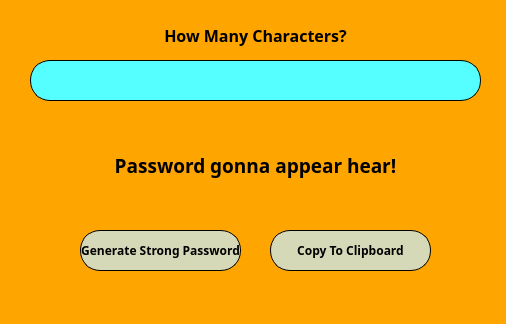
<?xml version="1.0" encoding="UTF-8"?>
<ui version="4.0">
 <class>MainWindow</class>
 <widget class="QMainWindow" name="MainWindow">
  <property name="geometry">
   <rect>
    <x>0</x>
    <y>0</y>
    <width>506</width>
    <height>324</height>
   </rect>
  </property>
  <property name="windowTitle">
   <string>MainWindow</string>
  </property>
  <property name="styleSheet">
   <string notr="true">background-color: orange</string>
  </property>
  <property name="tabShape">
   <enum>QTabWidget::Rounded</enum>
  </property>
  <widget class="QWidget" name="centralwidget">
   <widget class="QLineEdit" name="lineEdit">
    <property name="geometry">
     <rect>
      <x>30</x>
      <y>60</y>
      <width>451</width>
      <height>41</height>
     </rect>
    </property>
    <property name="font">
     <font>
      <pointsize>16</pointsize>
     </font>
    </property>
    <property name="contextMenuPolicy">
     <enum>Qt::PreventContextMenu</enum>
    </property>
    <property name="styleSheet">
     <string notr="true">QLineEdit {
	background: rgb(85, 255, 255);
	border: 0.5px solid rgb(0, 0, 0);
	border-radius: 20px
}

QLineEdit:focus {
	border: 1.5px solid rgb(255, 170, 0)
}</string>
    </property>
    <property name="frame">
     <bool>false</bool>
    </property>
    <property name="alignment">
     <set>Qt::AlignCenter</set>
    </property>
   </widget>
   <widget class="QLabel" name="passwordlabel">
    <property name="geometry">
     <rect>
      <x>30</x>
      <y>130</y>
      <width>451</width>
      <height>71</height>
     </rect>
    </property>
    <property name="font">
     <font>
      <family>Segoe UI Variable Text Semibold</family>
      <pointsize>14</pointsize>
      <weight>75</weight>
      <bold>true</bold>
     </font>
    </property>
    <property name="text">
     <string>Password gonna appear hear!</string>
    </property>
    <property name="alignment">
     <set>Qt::AlignCenter</set>
    </property>
   </widget>
   <widget class="QPushButton" name="generate_pushButton">
    <property name="geometry">
     <rect>
      <x>80</x>
      <y>230</y>
      <width>161</width>
      <height>41</height>
     </rect>
    </property>
    <property name="font">
     <font>
      <family>Segoe UI Variable Text Semibold</family>
      <pointsize>9</pointsize>
      <weight>75</weight>
      <bold>true</bold>
     </font>
    </property>
    <property name="styleSheet">
     <string notr="true">QPushButton {
	background: rgb(214, 217, 184);
	border: 0.5px solid;
	border-radius: 20px;
}

QPushButton:hover {
	background: rgb(255, 170, 0);
	border: 0.5px solid rgb(0, 0, 0);
}</string>
    </property>
    <property name="text">
     <string>Generate Strong Password</string>
    </property>
   </widget>
   <widget class="QPushButton" name="copy_pushButton">
    <property name="geometry">
     <rect>
      <x>270</x>
      <y>230</y>
      <width>161</width>
      <height>41</height>
     </rect>
    </property>
    <property name="font">
     <font>
      <family>Segoe UI Variable Text Semibold</family>
      <pointsize>9</pointsize>
      <weight>75</weight>
      <bold>true</bold>
     </font>
    </property>
    <property name="styleSheet">
     <string notr="true">QPushButton {
	background: rgb(214, 217, 184);
	border: 0.5px solid;
	border-radius: 20px;
}

QPushButton:hover {
	background: rgb(255, 170, 0);
	border: 0.5px solid rgb(0, 0, 0);
}</string>
    </property>
    <property name="text">
     <string>Copy To Clipboard</string>
    </property>
   </widget>
   <widget class="QLabel" name="headerlabel">
    <property name="geometry">
     <rect>
      <x>40</x>
      <y>20</y>
      <width>431</width>
      <height>31</height>
     </rect>
    </property>
    <property name="font">
     <font>
      <family>Segoe UI Variable Text Semibold</family>
      <pointsize>12</pointsize>
      <weight>75</weight>
      <bold>true</bold>
     </font>
    </property>
    <property name="text">
     <string>How Many Characters?</string>
    </property>
    <property name="alignment">
     <set>Qt::AlignCenter</set>
    </property>
   </widget>
  </widget>
  <widget class="QMenuBar" name="menubar">
   <property name="geometry">
    <rect>
     <x>0</x>
     <y>0</y>
     <width>506</width>
     <height>21</height>
    </rect>
   </property>
  </widget>
  <widget class="QStatusBar" name="statusbar"/>
 </widget>
 <resources/>
 <connections/>
</ui>
